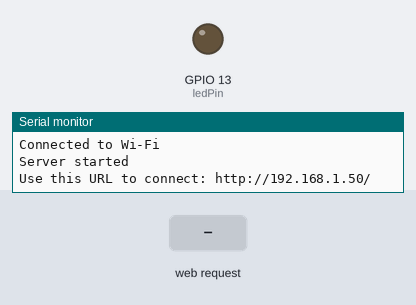
Simulated run of this sketch. Board: ESP32. Parts: output pins drawn as LEDs (lit = HIGH), the last lines printed to the serial monitor. The test bench sets the inputs (shaded band). WiFi joins after 1.5 s; servers stay silent unless stated.

Above: at 3.2 s.
3.3 s: HTTP request GET /LED=ON received
At 3.7 s:
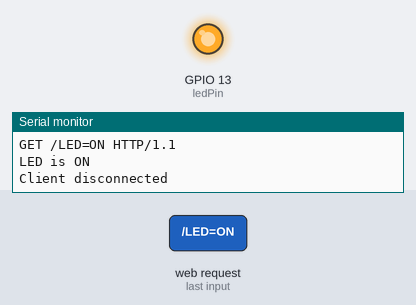
4.8 s: HTTP request GET /LED=OFF received
At 6.0 s:
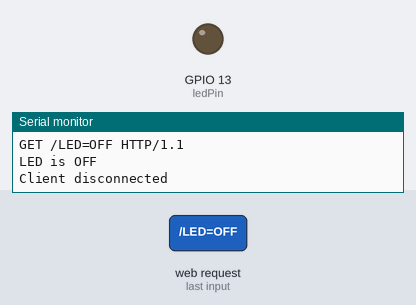
Timing chart, 0 to 7.8 s (numbered marks = the images above; inputs shaded):
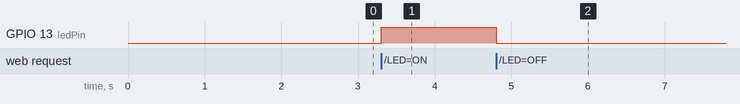

The sketch:

wifi.ino
```cpp
#include <WiFi.h>
//Select FireBeetle-ESP32 for board
// Replace with your network credentials
const char* ssid = "iPhone";
const char* password = "12345678";

const int ledPin = 13;

// Create a web server on port 80
WiFiServer server(80);

void setup() {
  // Initialize the serial monitor
  Serial.begin(115200);

  pinMode(ledPin, OUTPUT);
  digitalWrite(ledPin, LOW);

  // Connect to Wi-Fi
  Serial.print("Connecting to ");
  Serial.println(ssid);
  WiFi.begin(ssid, password);
  while (WiFi.status() != WL_CONNECTED) {
    delay(1000);
    Serial.println("Connecting...");
  }
  Serial.println("Connected to Wi-Fi");

  // Start the server
  server.begin();
  Serial.println("Server started");

  // Print the IP address
  Serial.print("Use this URL to connect: http://");
  Serial.print(WiFi.localIP());
  Serial.println("/");
}

void loop() {
  // Check if a client has connected
  WiFiClient client = server.available();
  if (!client) {
    return;
  }

  // Wait until the client sends some data
  Serial.println("New client connected");
  while (!client.available()) {
    delay(1);
  }

  // Read the first line of the request
  String request = client.readStringUntil('\r');
  Serial.println(request);
  client.flush();

  // Match the request
  if (request.indexOf("/LED=ON") != -1) {
    digitalWrite(ledPin, HIGH);
    Serial.println("LED is ON");
  } else if (request.indexOf("/LED=OFF") != -1) {
    digitalWrite(ledPin, LOW);
    Serial.println("LED is OFF");
  }

  // Return the response
  client.println("HTTP/1.1 200 OK");
  client.println("Content-Type: text/html");
  client.println("");
  client.println("<!DOCTYPE HTML>");
  client.println("<html>");
  client.println("<h1>ESP32 LED Control</h1>");
  client.println("<p><a href=\"/LED=ON\"><button>Turn ON</button></a></p>");
  client.println("<p><a href=\"/LED=OFF\"><button>Turn OFF</button></a></p>");
  client.println("</html>");

  delay(1);
  Serial.println("Client disconnected");
}
```

Measured:
- after the input at 3.3 s, GPIO 13 (ledPin): LOW → HIGH at once
- after the input at 4.8 s, GPIO 13 (ledPin): HIGH → LOW at once
